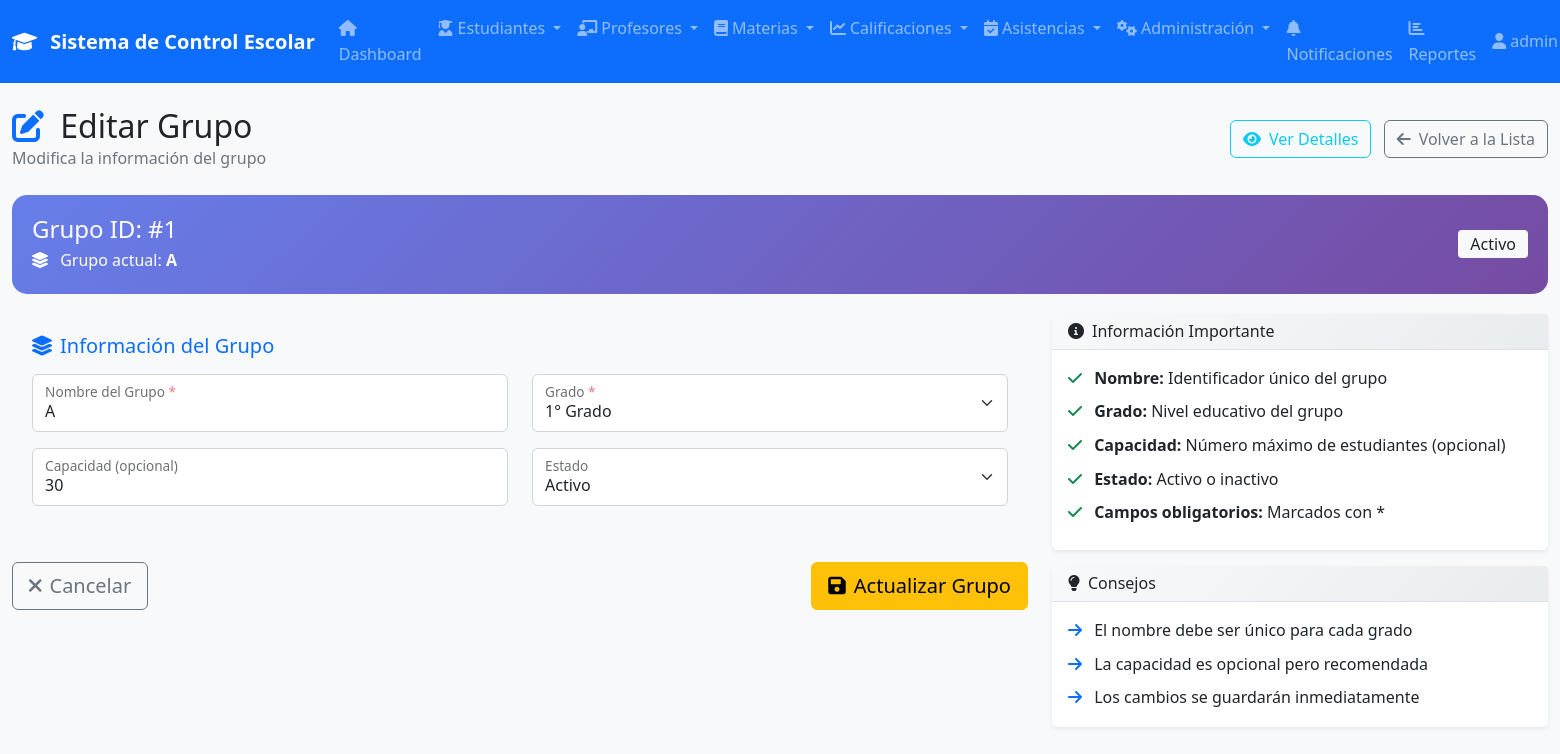
Page /modules/grupos/editar.php?id=1 (signed in) on the committed database.
### tables this page shows
CREATE TABLE IF NOT EXISTS `grupos` (
  `id` int NOT NULL AUTO_INCREMENT,
  `nombre` varchar(10) NOT NULL,
  `grado_id` int NOT NULL,
  `capacidad` int DEFAULT '30',
  `estado` enum('activo','inactivo') NOT NULL DEFAULT 'activo',
  `fecha_creacion` timestamp NULL DEFAULT CURRENT_TIMESTAMP,
  PRIMARY KEY (`id`),
  KEY `grado_id` (`grado_id`)
);

CREATE TABLE IF NOT EXISTS `grados` (
  `id` int NOT NULL AUTO_INCREMENT,
  `nombre` varchar(50) NOT NULL,
  `descripcion` text,
  `estado` enum('activo','inactivo') NOT NULL DEFAULT 'activo',
  `fecha_creacion` timestamp NULL DEFAULT CURRENT_TIMESTAMP,
  PRIMARY KEY (`id`)
);

### modules/grupos/editar.php (the view, shortened to what this page needs)
<?php
$page_title = 'Editar Grupo';
$grupo_id = isset($_GET['id']) ? (int)$_GET['id'] : 0;
$errors = [];
$form_data = [];
try {
    $pdo = conectarDB();
    $sql = "SELECT * FROM grupos WHERE id = ?";
    $stmt = $pdo->prepare($sql);
    $stmt->execute([$grupo_id]);
    $grupo = $stmt->fetch(PDO::FETCH_ASSOC);
    $form_data = [
        'nombre' => $grupo['nombre'],
        'grado_id' => $grupo['grado_id'],
        'capacidad' => $grupo['capacidad'],
        'estado' => $grupo['estado']
    ];
} catch (Exception $e) {
    $_SESSION['error'] = 'Error al cargar los datos del grupo: ' . $e->getMessage();
    redirect('index.php');
}
try {
    $pdo = conectarDB();
    $grados_sql = "SELECT id, nombre FROM grados WHERE estado = 'activo' ORDER BY nombre";
    $grados = $pdo->query($grados_sql)->fetchAll(PDO::FETCH_ASSOC);
} catch (Exception $e) {
    $grados = [];
    $errors[] = "Error al cargar los datos: " . $e->getMessage();
}
include __DIR__ . '/../../includes/navbar.php';
?>
<!DOCTYPE html>
<html lang="es">
<head>
    <link href="https://cdn.jsdelivr.net/npm/bootstrap@5.1.3/dist/css/bootstrap.min.css" rel="stylesheet">
    <link href="https://cdnjs.cloudflare.com/ajax/libs/font-awesome/6.0.0/css/all.min.css" rel="stylesheet">
    <link href="../../assets/css/style.css" rel="stylesheet">
</head>
<body>
    <div class="container-fluid mt-4">
        <div class="row">
            <div class="col-12">
                <div class="d-flex justify-content-between align-items-center mb-4">
                    <div>
                        <h2 class="mb-0">
                            <i class="fas fa-edit me-2 text-primary"></i>
                            <?php echo $page_title; ?>
                        </h2>
                        <p class="text-muted mb-0">Modifica la información del grupo</p>
                    </div>
                    <div>
                        <a href="ver.php?id=<?php echo $grupo_id; ?>" class="btn btn-outline-info me-2">
                            <i class="fas fa-eye me-2"></i>Ver Detalles
                        </a>
                        <a href="index.php" class="btn btn-outline-secondary">
                            <i class="fas fa-arrow-left me-2"></i>Volver a la Lista
                        </a>
                    </div>
                </div>
                <div class="grupo-info">
                    <div class="row align-items-center">
                        <div class="col-md-8">
                            <h4 class="mb-1">
                                Grupo ID: #<?php echo $grupo['id']; ?>
                            </h4>
                            <p class="mb-0">
                                <i class="fas fa-layer-group me-2"></i>
                                Grupo actual: <strong><?php echo htmlspecialchars($grupo['nombre']); ?></strong>
                            </p>
                        </div>
                        <div class="col-md-4 text-end">
                            <span class="badge bg-light text-dark fs-6">
                                <?php echo ucfirst($grupo['estado']); ?>
                            </span>
                        </div>
                    </div>
                </div>
                <div class="row">
                    <div class="col-lg-8">
                        <form method="POST" id="formEditarGrupo" novalidate>
                            <div class="form-section">
                                <h5 class="text-primary mb-3">
                                    <i class="fas fa-layer-group me-2"></i>Información del Grupo
                                </h5>
                                <div class="row">
                                    <div class="col-md-6">
                                        <div class="form-floating mb-3">
                                            <input type="text"
                                                   class="form-control <?php echo (isset($errors) && in_array('El nombre del grupo es requerido', $errors)) ? 'is-invalid' : ''; ?>"
                                                   id="nombre"
                                                   name="nombre"
                                                   value="<?php echo htmlspecialchars($form_data['nombre']); ?>"
                                                   placeholder="Nombre del grupo"
                                                   required>
                                            <label for="nombre">Nombre del Grupo <span class="required">*</span></label>
                                        </div>
                                    </div>
                                    <div class="col-md-6">
                                        <div class="form-floating mb-3">
                                            <select class="form-select <?php echo (isset($errors) && in_array('El grado es requerido', $errors)) ? 'is-invalid' : ''; ?>"
                                                    id="grado_id"
                                                    name="grado_id"
                                                    required>
                                                <?php foreach ($grados as $grado): ?>
                                                <option value="<?php echo $grado['id']; ?>"
                                                        <?php echo (isset($form_data['grado_id']) && $form_data['grado_id'] == $grado['id']) ? 'selected' : ''; ?>>
                                                    <?php echo htmlspecialchars($grado['nombre']); ?>
                                                </option>
                                                <?php endforeach; ?>
                                            </select>
                                            <label for="grado_id">Grado <span class="required">*</span></label>
                                        </div>
                                    </div>
                                </div>
                                <div class="row">
                                    <div class="col-md-6">
                                        <div class="form-floating mb-3">
                                            <input type="number"
                                                   class="form-control <?php echo (isset($errors) && in_array('La capacidad debe ser un número mayor a 0', $errors)) ? 'is-invalid' : ''; ?>"
                                                   id="capacidad"
                                                   name="capacidad"
                                                   value="<?php echo htmlspecialchars($form_data['capacidad']); ?>"
                                                   placeholder="Capacidad"
                                                   min="1">
                                            <label for="capacidad">Capacidad (opcional)</label>
                                        </div>
                                    </div>
                                    <div class="col-md-6">
                                        <div class="form-floating mb-3">
                                            <select class="form-select" id="estado" name="estado">
                                                <option value="activo" <?php echo ($form_data['estado'] == 'activo') ? 'selected' : ''; ?>>Activo</option>
                                            </select>
                                            <label for="estado">Estado</label>
                                        </div>
                                    </div>
                                </div>
                            </div>
                            <div class="d-flex justify-content-between">
                                <a href="ver.php?id=<?php echo $grupo_id; ?>" class="btn btn-outline-secondary btn-lg">
                                    <i class="fas fa-times me-2"></i>Cancelar
                                </a>
                                <button type="submit" class="btn btn-warning btn-lg">
                                    <i class="fas fa-save me-2"></i>Actualizar Grupo
                                </button>
                            </div>
                        </form>
                    </div>
                    <div class="col-lg-4">
                        <div class="card">
                            <div class="card-header">
                                <h6 class="mb-0">
                                    <i class="fas fa-info-circle me-2"></i>Información Importante
                                </h6>
                            </div>
                            <div class="card-body">
                                <ul class="list-unstyled mb-0">
                                    <li class="mb-2">
                                        <i class="fas fa-check text-success me-2"></i>
                                        <strong>Nombre:</strong> Identificador único del grupo
                                    </li>
                                    <li class="mb-2">
                                        <i class="fas fa-check text-success me-2"></i>
                                        <strong>Grado:</strong> Nivel educativo del grupo
                                    </li>
                                    <li class="mb-2">
                                        <i class="fas fa-check text-success me-2"></i>
                                        <strong>Capacidad:</strong> Número máximo de estudiantes (opcional)
                                    </li>
                                    <li class="mb-2">
                                        <i class="fas fa-check text-success me-2"></i>
                                        <strong>Estado:</strong> Activo o inactivo
                                    </li>
                                    <li class="mb-2">
                                        <i class="fas fa-check text-success me-2"></i>
                                        <strong>Campos obligatorios:</strong> Marcados con *
                                    </li>
                                </ul>
                            </div>
                        </div>
                        <div class="card mt-3">
                            <div class="card-header">
                                <h6 class="mb-0">
                                    <i class="fas fa-lightbulb me-2"></i>Consejos
                                </h6>
                            </div>
                            <div class="card-body">
                                <p class="mb-2">
                                    <i class="fas fa-arrow-right text-primary me-2"></i>
                                    El nombre debe ser único para cada grado
                                </p>
                                <p class="mb-2">
                                    <i class="fas fa-arrow-right text-primary me-2"></i>
                                    La capacidad es opcional pero recomendada
                                </p>
                                <p class="mb-0">
                                    <i class="fas fa-arrow-right text-primary me-2"></i>
                                    Los cambios se guardarán inmediatamente
                                </p>
                            </div>
                        </div>
                    </div>
                </div>
            </div>
        </div>
    </div>
</body>
</html>

### assets/css/style.css (style rules this page uses)
:root { --primary-color: #0d6efd; --secondary-color: #6c757d; --success-color: #198754; --danger-color: #dc3545; --warning-color: #ffc107; --info-color: #0dcaf0; --light-color: #f8f9fa; --dark-color: #212529; --border-radius: 0.375rem; --box-shadow: 0 0.125rem 0.25rem rgba(0, 0, 0, 0.075); }
body { font-family: 'Segoe UI', Tahoma, Geneva, Verdana, sans-serif; background-color: #f8f9fa; line-height: 1.6; }
.card { border: none; border-radius: var(--border-radius); box-shadow: var(--box-shadow); transition: transform 0.2s ease, box-shadow 0.2s ease; }
.card-header { background-color: #f8f9fa; border-bottom: 1px solid #dee2e6; font-weight: 600; }
.btn { border-radius: var(--border-radius); font-weight: 500; transition: all 0.3s ease; }
.badge { font-size: 0.75rem; font-weight: 500; padding: 0.375rem 0.75rem; }
.form-control, .form-select { border-radius: var(--border-radius); border: 1px solid #ced4da; transition: border-color 0.15s ease-in-out, box-shadow 0.15s ease-in-out; }
.btn { font-weight: 500; }
.card-header { background: linear-gradient(135deg, #f8f9fa 0%, #e9ecef 100%); border-bottom: 1px solid #dee2e6; }

### modules/grupos/editar.php (style rules this page uses)
.form-section { background: #f8f9fa; border-radius: 10px; padding: 20px; margin-bottom: 20px; }
.required { color: #dc3545; }
.grupo-info { background: linear-gradient(135deg, #667eea 0%, #764ba2 100%); color: white; border-radius: 15px; padding: 20px; margin-bottom: 20px; }

### rows in the picture
grupos: id "1", nombre "A", estado "Activo", grado_id "1° Grado", capacidad "30"

### other values in the picture
SITE_NAME "Sistema de Control Escolar"
$_SESSION['username'] "admin…"
$page_title "Editar Grupo"
